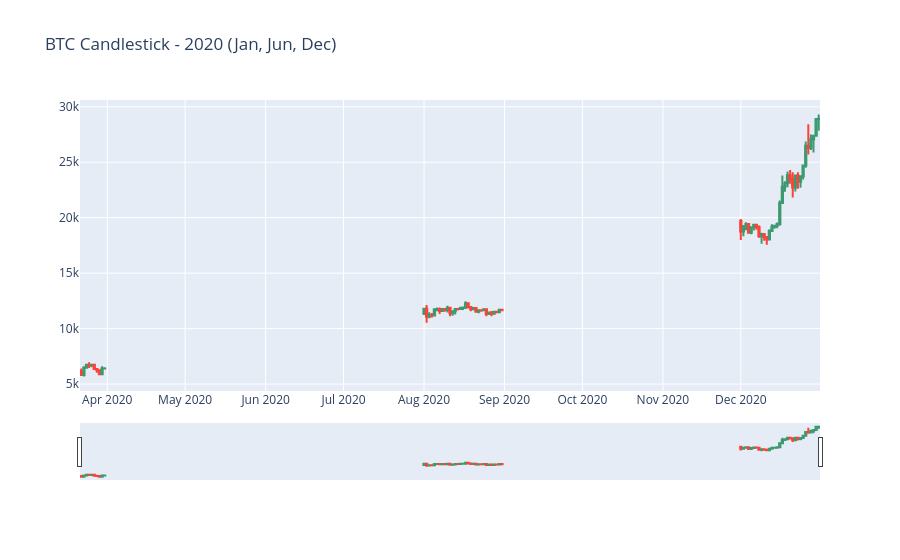
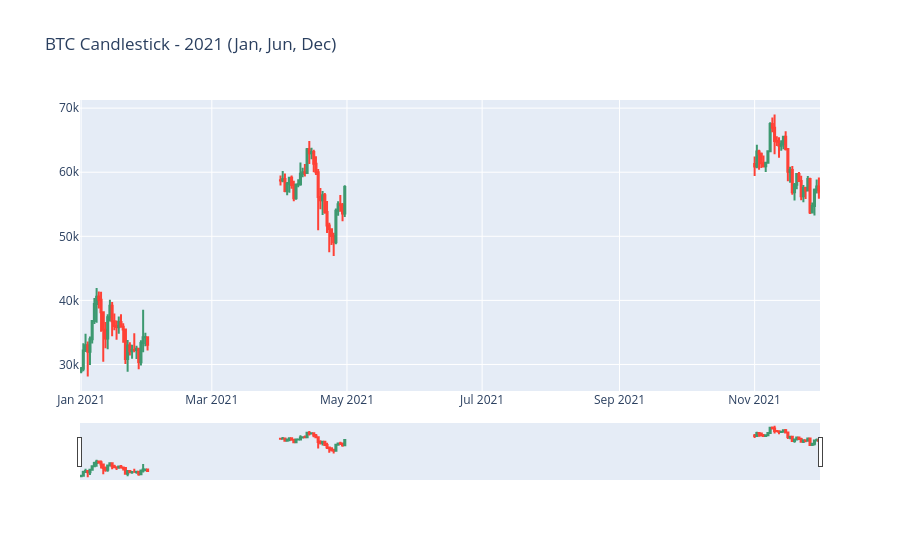
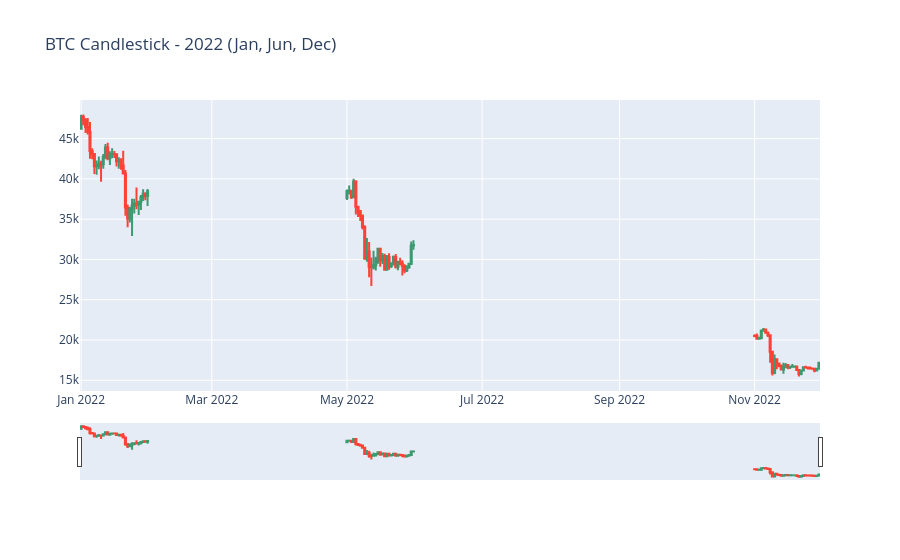
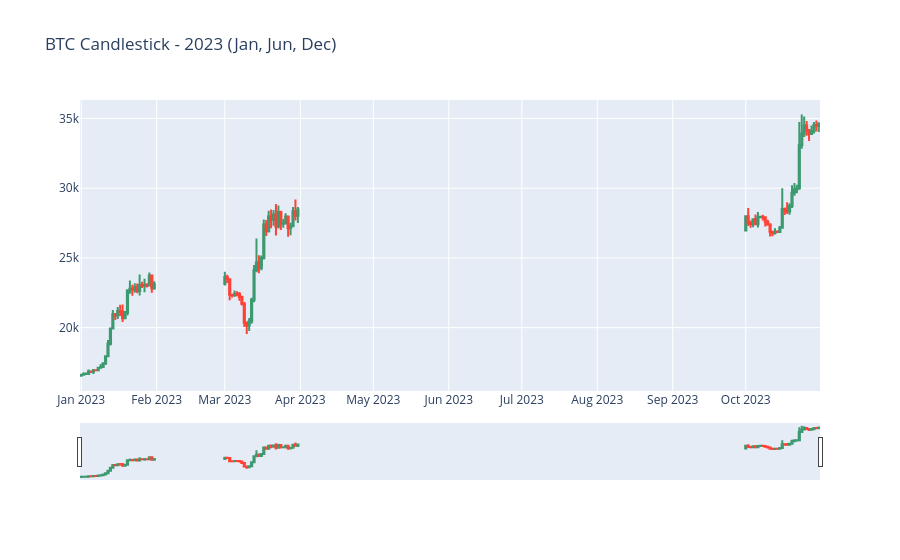

Write notebook code for charts like these, in order.
### Code cell
import plotly.graph_objects as go

years_months = {
    2020: [3, 8, 12],
    2021: [1, 4, 11],
    2022: [1, 5, 11],
    2023: [1, 3, 10],
    2024: [1, 3, 11],
}
for year, months in years_months.items():
    btc_filtered = df1[(df1['date'].dt.year == year) & (df1['date'].dt.month.isin(months))]
    
    fig = go.Figure(data=[go.Candlestick(
        x=btc_filtered['date'],
        open=btc_filtered['open'],
        high=btc_filtered['high'],
        low=btc_filtered['low'],
        close=btc_filtered['close']
    )])
    
    fig.update_layout(title=f'BTC Candlestick - {year} (Jan, Jun, Dec)')
    fig.show()
